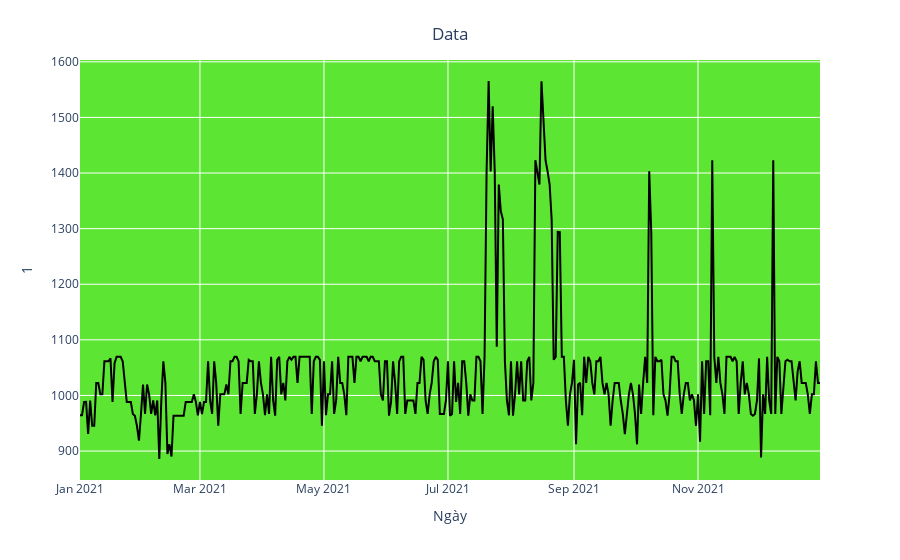

The notebook cell this image was saved under:
### Code cell
import plotly.express as px
fig = px.line(y=df['1'], x=df['Ngày'])
fig.update_traces(line_color='black') 
fig.update_layout(xaxis_title="Ngày", 
                  yaxis_title="1",
                  title={'text': "Data", 'y':0.95, 'x':0.5, 'xanchor':'center', 'yanchor':'top'},
                  plot_bgcolor='rgba(53,223,0,0.8)')

### Figure 1 — Plotly figure (JSON) as saved in the notebook; plotly's stock layout.template omitted (floating-point values rounded to 4 significant figures; data arrays with more than 128 entries replaced by an {"elided": "..."} marker saying what was removed)
{"data": [{"hovertemplate": "x=%{x}<br>y=%{y}<extra></extra>", "legendgroup": "", "line": {"color": "black", "dash": "solid"}, "marker": {"symbol": "circle"}, "mode": "lines", "name": "", "orientation": "v", "showlegend": false, "type": "scatter", "x": {"elided": "365 str values"}, "xaxis": "x", "y": {"elided": "365 float values"}, "yaxis": "y"}], "layout": {"legend": {"tracegroupgap": 0}, "margin": {"t": 60}, "plot_bgcolor": "rgba(53,223,0,0.8)", "title": {"text": "Data", "x": 0.5, "xanchor": "center", "y": 0.95, "yanchor": "top"}, "xaxis": {"anchor": "y", "domain": [0, 1], "title": {"text": "Ngày"}}, "yaxis": {"anchor": "x", "domain": [0, 1], "title": {"text": "1"}}}}
